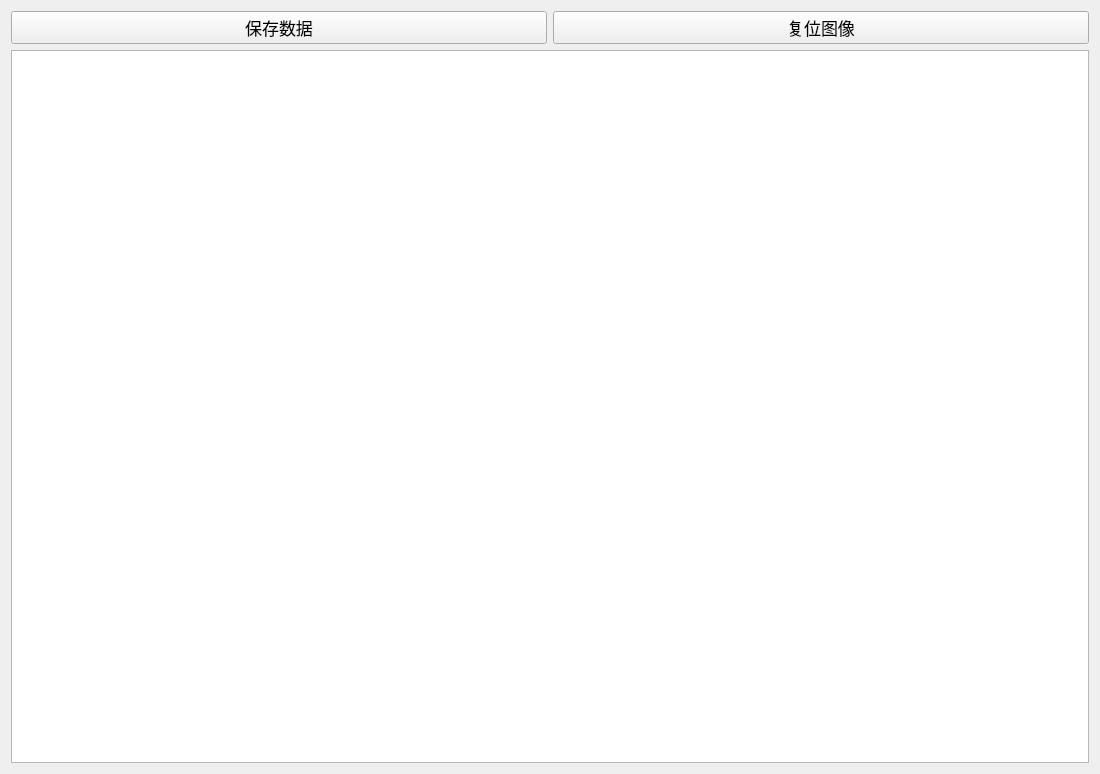
<?xml version="1.0" encoding="UTF-8"?>
<ui version="4.0">
 <class>Temp_distance_widget</class>
 <widget class="QWidget" name="Temp_distance_widget">
  <property name="geometry">
   <rect>
    <x>0</x>
    <y>0</y>
    <width>1100</width>
    <height>774</height>
   </rect>
  </property>
  <property name="font">
   <font>
    <pointsize>13</pointsize>
   </font>
  </property>
  <property name="windowTitle">
   <string>Form</string>
  </property>
  <layout class="QGridLayout" name="gridLayout">
   <item row="0" column="0">
    <layout class="QHBoxLayout" name="horizontalLayout">
     <item>
      <widget class="QPushButton" name="btn_save">
       <property name="text">
        <string>保存数据</string>
       </property>
      </widget>
     </item>
     <item>
      <widget class="QPushButton" name="btn_reset">
       <property name="font">
        <font>
         <pointsize>13</pointsize>
        </font>
       </property>
       <property name="text">
        <string>复位图像</string>
       </property>
      </widget>
     </item>
    </layout>
   </item>
   <item row="1" column="0">
    <widget class="QCustomPlot" name="customPlot_wave"/>
   </item>
  </layout>
 </widget>
 <customwidgets>
  <customwidget>
   <class>QCustomPlot</class>
   <extends>QGraphicsView</extends>
   <header location="global">qcustomplot.h</header>
  </customwidget>
 </customwidgets>
 <resources/>
 <connections/>
</ui>
